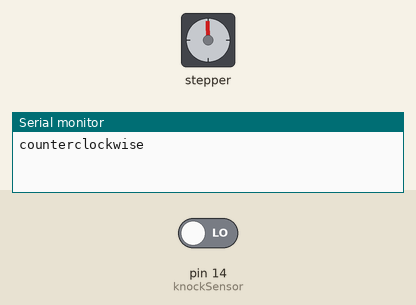
Simulated run of this sketch. Board: Arduino Uno, built with avr-gcc and run on an emulated ATmega328P. On the bench: stepper motor, the last lines printed to the serial monitor. The inputs (shaded band) are chosen by the test bench; at power-on: pin 14 (knockSensor) LOW. Stepper angles assume 2048 steps per turn.

Above: at 0.15 s.
At 17.9 s:
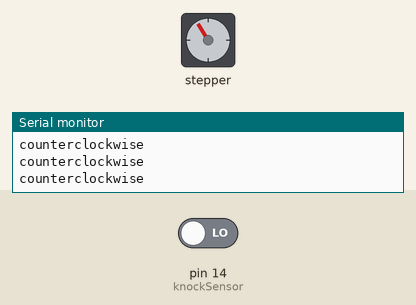
18.0 s: pin 14 (knockSensor) driven HIGH
At 25.4 s:
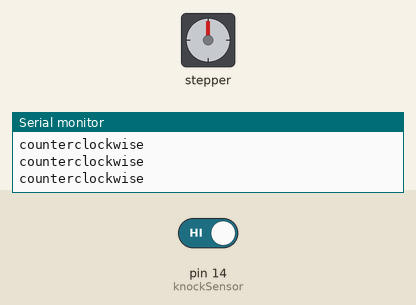
Timing chart, 0 to 33.1 s (numbered marks = the images above; inputs shaded):
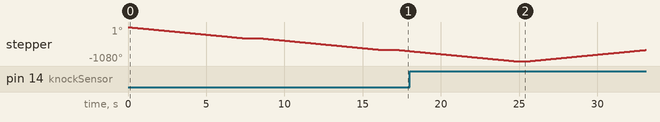

Measured:
- by itself, stepper: turns 360° counter-clockwise in 7.5 s, then 360° counter-clockwise in 7.5 s, then 42° counter-clockwise in 0.85 s

The sketch:

Tap_Module_StepperMotor.ino
```cpp
  #include <Stepper.h>

const int stepsPerRevolution = 2048;  // change this to fit the number of steps per revolution
const int knockSensor = 14;

// ULN2003 Motor Driver Pins
#define IN1 15
#define IN2 2
#define IN3 5
#define IN4 4

// initialize the stepper library
Stepper myStepper(stepsPerRevolution, IN1, IN3, IN2, IN4);

void setup() {
  pinMode(knockSensor, INPUT);
  // set the speed at 5 rpm
  myStepper.setSpeed(8);
  // initialize the serial port
  Serial.begin(9600);
}

void loop() {
  // step one revolution in one direction:
  int sensorValue = digitalRead(knockSensor);
  if (sensorValue == HIGH) {
    Serial.println("clockwise");
    Serial.println("Knock detected!");
    myStepper.step(stepsPerRevolution);
    delay(1000);
    // step one revolution in the other direction:
  }else{
    Serial.println("counterclockwise");
    myStepper.step(-stepsPerRevolution);
    delay(1000);
  }

}
```
